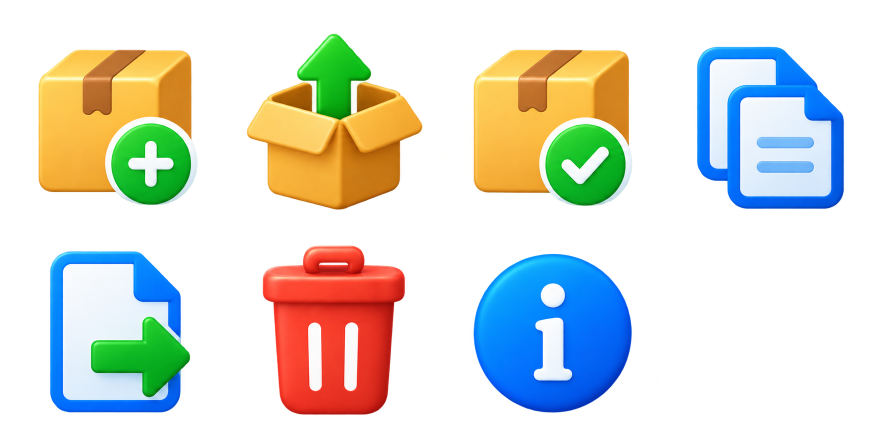
#> input picture Assets/UI/toolbar-color01-transparent.png, 1774 x 887 px (shown at 1/2 size)
$ python build_toolbar_icons.py
#> lines starting #> are read from the running program, lines starting #| are printed output that depends on the picture
#!/usr/bin/env python3
"""Package the selected transparent artwork into Windows alpha icon resources.

Requires Pillow. This only slices/resamples the supplied atlas and converts the
file format; the PNG artwork is generated separately and is kept unchanged.
"""
from collections import deque
from pathlib import Path
import json
from PIL import Image

ROOT = Path(__file__).resolve().parents[1]
SOURCE = ROOT / "Assets/UI/toolbar-color01-transparent.png"
OUTPUT = ROOT / "CPP/7zip/UI/FileManager/ToolbarColor01"
NAMES = ("Compress", "Extract", "Test", "Copy", "Move", "Delete", "Info")
SIZES = (24, 36, 48, 64)


def main_component_bounds(image):
    # Locate the opaque icon body, ignoring detached edge speckles when measuring.
    # The exported pixels retain the original alpha, including antialiasing.
    alpha = image.getchannel("A").tobytes()
    width, height = image.size
    seen = bytearray(width * height)
    best_count, best_box = 0, None
    for start, value in enumerate(alpha):
        if value < 192 or seen[start]:
            continue
        todo = deque([start]); seen[start] = 1
        count = 0; left = right = start % width; top = bottom = start // width
        while todo:
            pos = todo.popleft(); count += 1
            x, y = pos % width, pos // width
            left = min(left, x); right = max(right, x)
            top = min(top, y); bottom = max(bottom, y)
            adjacent = []
            if x: adjacent.append(pos - 1)
            if x + 1 < width: adjacent.append(pos + 1)
            if y: adjacent.append(pos - width)
            if y + 1 < height: adjacent.append(pos + width)
            for other in adjacent:
                if not seen[other] and alpha[other] >= 192:
                    seen[other] = 1; todo.append(other)
        if count > best_count:
            best_count, best_box = count, (left, top, right + 1, bottom + 1)
    if best_count < 512:
        raise ValueError("No sufficiently large opaque icon in the atlas cell")
    left, top, right, bottom = best_box
    return (max(0, left - 3), max(0, top - 3), min(width, right + 3), min(height, bottom + 3))


def main():
    atlas = Image.open(SOURCE).convert("RGBA")
#> atlas is the input picture: PIL image 1774x887 RGBA; mean R, G, B, A 58.1, 60.5, 51.5, 90.4
    OUTPUT.mkdir(parents=True, exist_ok=True)
    metadata = {"source": str(SOURCE.relative_to(ROOT)), "source_size": atlas.size, "sizes": SIZES, "icons": []}
    for index, name in enumerate(NAMES):
        column, row = index % 4, index // 4
        cell = (round(column * atlas.width / 4), round(row * atlas.height / 2),
                round((column + 1) * atlas.width / 4), round((row + 1) * atlas.height / 2))
        tile = atlas.crop(cell)
        bounds = main_component_bounds(tile)
        artwork = tile.crop(bounds)
        artwork.thumbnail((58, 58), Image.Resampling.LANCZOS)
        canvas = Image.new("RGBA", (64, 64), (0, 0, 0, 0))
        canvas.alpha_composite(artwork, ((64 - artwork.width) // 2, (64 - artwork.height) // 2))
        canvas.save(OUTPUT / (name + ".ico"), format="ICO", sizes=[(size, size) for size in SIZES], bitmap_format="bmp")
        metadata["icons"].append({"name": name, "cell": cell, "body_bounds_in_cell": bounds})
        print("Packaged", name)
#> this loop made 7 passes
#> bounds on passes 1 to 7: (75, 97, 397, 412), (47, 65, 403, 422), (58, 97, 380, 414), (62, 91, 360, 420), (98, 56, 383, 383), (79, 45, 368, 388), (58, 61, 379, 383)
#> pass 1, in main, `tile = atlas.crop(cell)`:
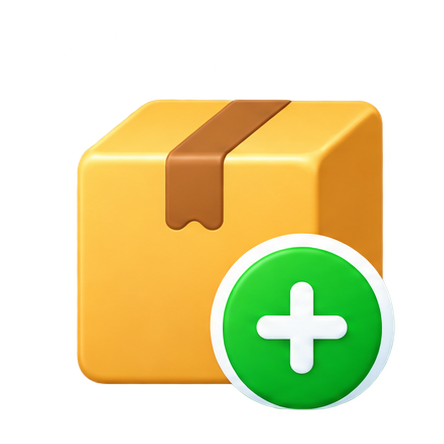
#> tile: PIL image 444x444 RGBA; mean R, G, B, A 91.2, 86.2, 35.6, 112; transparent parts drawn white
#> pass 1, in main, `artwork = tile.crop(bounds)`:
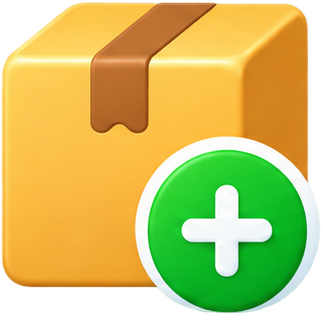
#> artwork: PIL image 322x315 RGBA; mean R, G, B, A 174.9, 164.2, 68.7, 217.6; transparent parts drawn white
#> pass 1, in main, `canvas.save(OUTPUT / (name + ".ico"), format="ICO", sizes=[(size, size..`:
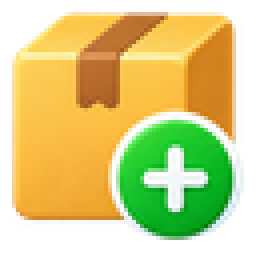
#> saved as Compress.ico: PIL image 64x64 RGBA (shown 4 times larger); mean R, G, B, A 146.9, 135.7, 57.5, 175.9; transparent parts drawn white
#> after the loop:
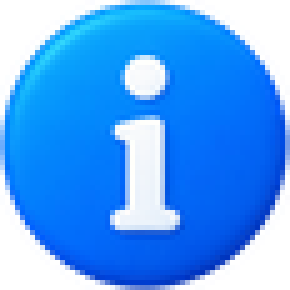
#> artwork: PIL image 58x58 RGBA (shown 5 times larger); mean R, G, B, A 20.4, 106.3, 201.9, 192.6; transparent parts drawn white
#> after the loop:
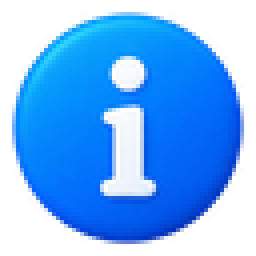
#> canvas: PIL image 64x64 RGBA (shown 4 times larger); mean R, G, B, A 16.7, 87.3, 165.8, 158.2; transparent parts drawn white
#> after the loop:
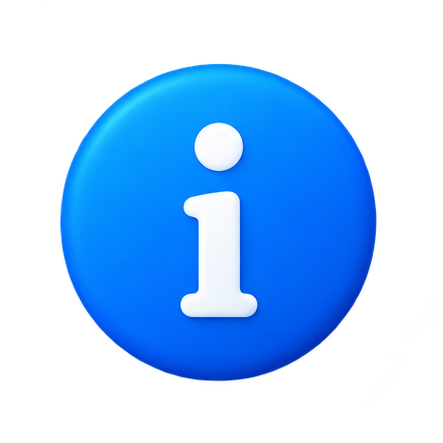
#> tile: PIL image 443x443 RGBA; mean R, G, B, A 10.7, 54.3, 102.9, 101.4; transparent parts drawn white
    (OUTPUT / "atlas-map.json").write_text(json.dumps(metadata, indent=2) + "\n", encoding="utf-8")


if __name__ == "__main__":
    main()
